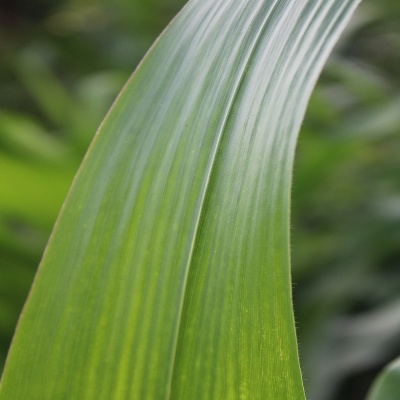
#> input picture projects/00_tih_foundation_weeks_dec2025/Week 2/Day 1/data/healthy102_.jpg, 400 x 400 px; its folder holds only this picture in this run
$ jupyter execute --allow-errors day1.ipynb
#> lines starting #> are read from the running program, lines starting #| are printed output that depends on the picture; long printed decimals are rounded
[cell 1]
import os
import cv2
import numpy as np
import matplotlib.pyplot as plt

# Paths (relative to this notebook)
RAW_DIR = "data"               # images directly inside this folder
PROCESSED_DIR = "processed_images"

# Preprocessing settings
TARGET_SIZE = (224, 224)       # (width, height)
COLOR_MODE = "RGB"             # "RGB", "GRAY", or "BGR"
CROP_CENTER = (200, 200)       # or None
NORMALIZE = True

print("Current working directory:", os.getcwd())
print("Raw data dir exists:", os.path.exists(RAW_DIR))
print("Processed dir will be created at:", PROCESSED_DIR)

[cell 2]
from typing import Tuple, Optional

def preprocess_for_training(
    img: np.ndarray,
    target_size: Tuple[int, int] = (224, 224),
    color_mode: str = "RGB",
    crop_center: Optional[Tuple[int, int]] = None,
    normalize: bool = True
) -> np.ndarray:
    """
    Basic preprocessing pipeline for training images.

    Steps:
    1. Optional center crop.
    2. Resize to target size.
    3. Convert color space (BGR → RGB/GRAY).
    4. Normalize pixel values to [0, 1].

    Parameters
    ----------
    img : np.ndarray
        Image read using cv2.imread() in BGR format.
    target_size : (int, int)
        (width, height)
    color_mode : str
        "RGB", "BGR" or "GRAY".
    crop_center : (int, int) or None
        Optional center crop size (crop_h, crop_w).
    normalize : bool
        If True, scale values to [0, 1].

    Returns
    -------
    np.ndarray
        Preprocessed image.
    """

    # 1️⃣ Optional center crop
    if crop_center is not None:
        crop_h, crop_w = crop_center
        h, w = img.shape[:2]

        crop_h = min(crop_h, h)
        crop_w = min(crop_w, w)

        start_y = (h - crop_h) // 2
        start_x = (w - crop_w) // 2
        img = img[start_y:start_y + crop_h, start_x:start_x + crop_w]

    # 2️⃣ Resize
    target_w, target_h = target_size
    img = cv2.resize(img, (target_w, target_h), interpolation=cv2.INTER_AREA)

    # 3️⃣ Color conversion
    if color_mode.upper() == "RGB":
        img = cv2.cvtColor(img, cv2.COLOR_BGR2RGB)
    elif color_mode.upper() == "GRAY":
        img = cv2.cvtColor(img, cv2.COLOR_BGR2GRAY)
    # if BGR → nothing to change

    # 4️⃣ Normalize
    if normalize:
        img = img.astype(np.float32) / 255.0

    return img


def process_flat_folder(
    input_root,
    output_root,
    target_size=(224, 224),
    color_mode="RGB",
    crop_center=(200, 200),
    normalize=True,
    save_as="png"
):
    """
    Process all images directly inside 'input_root' and save them
    into 'output_root' with the same filenames (but possibly new extension).
    """
    os.makedirs(output_root, exist_ok=True)

    img_files = [
        f for f in os.listdir(input_root)
        if f.lower().endswith((".jpg", ".jpeg", ".png", ".bmp", ".tif", ".tiff"))
    ]

    print(f"Found {len(img_files)} images in '{input_root}'")

    for fname in img_files:
        in_path = os.path.join(input_root, fname)
        img = cv2.imread(in_path)

        if img is None:
            print("Skipping unreadable file:", in_path)
            continue

        processed = preprocess_for_training(
            img,
            target_size=target_size,
            color_mode=color_mode,
            crop_center=crop_center,
            normalize=normalize
        )

        # Convert normalized float image back to uint8 for saving
        save_img = processed
        if normalize:
            save_img = (processed * 255.0).clip(0, 255).astype(np.uint8)

        # If we worked in RGB, convert back to BGR for cv2.imwrite
        if color_mode.upper() == "RGB":
            save_img = cv2.cvtColor(save_img, cv2.COLOR_RGB2BGR)

        base_name = os.path.splitext(fname)[0]
        out_path = os.path.join(output_root, f"{base_name}.{save_as}")

        cv2.imwrite(out_path, save_img)

    print(f"✅ Finished processing. Saved images to '{output_root}'")

[cell 3]
# List image files directly inside RAW_DIR
image_files = [
    f for f in os.listdir(RAW_DIR)
    if f.lower().endswith((".jpg", ".jpeg", ".png", ".bmp", ".tif", ".tiff"))
]

print("Number of images found in data/:", len(image_files))
print("First few images:", image_files[:5])

if len(image_files) == 0:
    raise ValueError(f"No images found in '{RAW_DIR}'. Please put some images there.")

sample_file = image_files[0]
sample_path = os.path.join(RAW_DIR, sample_file)

print("Sample image selected:", sample_file)
print("Sample full path:", sample_path)

[cell 4]
# Read sample image in BGR (OpenCV default)
img_bgr = cv2.imread(sample_path)
#> img_bgr is the input picture: shape (400, 400, 3); mean B, G, R 75.1, 128.9, 106.8
if img_bgr is None:
    raise ValueError("Failed to read the sample image. Check the file path and format.")

# Convert to RGB for displaying using matplotlib
img_rgb = cv2.cvtColor(img_bgr, cv2.COLOR_BGR2RGB)

plt.imshow(img_rgb)
plt.title(f"Raw Image\n{sample_file}")
plt.axis("off")
plt.show()

print("Raw image shape (H, W, C):", img_bgr.shape)
#| Raw image shape (H, W, C): (400, 400, 3)
print("Raw dtype:", img_bgr.dtype)
#| Raw dtype: uint8
print("Raw pixel range: min =", img_bgr.min(), "max =", img_bgr.max())
#| Raw pixel range: min = 12 max = 226

[cell 5]
# Compute the processed image AND show side-by-side in one go

# 1) Run preprocessing
processed = preprocess_for_training(
    img=img_bgr,
    target_size=TARGET_SIZE,
    color_mode=COLOR_MODE,
    crop_center=CROP_CENTER,
    normalize=NORMALIZE
)
#> in preprocess_for_training, `img = img[start_y:start_y + crop_h, start_x:start_x + crop_w]`:
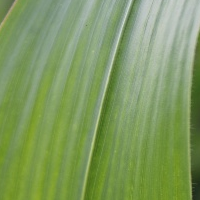
#> img: shape (200, 200, 3); mean of channels 0, 1, 2 96.6, 154.4, 127.5; drawn as B, G, R

print("Processed shape:", processed.shape)
#| Processed shape: (224, 224, 3)
print("Processed dtype:", processed.dtype)
#| Processed dtype: float32
print("Processed pixel range: min =", processed.min(), "max =", processed.max())
#| Processed pixel range: min = 0.07843 max = 0.8549

# 2) Plot raw vs preprocessed
fig, axes = plt.subplots(1, 2, figsize=(10, 5))

# Left: Raw
axes[0].imshow(img_rgb)
axes[0].set_title("Raw Image", fontsize=14)
axes[0].axis("off")

# Right: Preprocessed
if COLOR_MODE.upper() == "RGB":
    show_img = processed
    axes[1].imshow(show_img)
elif COLOR_MODE.upper() == "GRAY":
    show_img = processed
    axes[1].imshow(show_img, cmap="gray")
else:  # BGR => convert to RGB for display
    show_img = cv2.cvtColor(processed, cv2.COLOR_BGR2RGB)
    axes[1].imshow(show_img)

axes[1].set_title("Preprocessed Image", fontsize=14)
axes[1].axis("off")

plt.tight_layout()
plt.show()
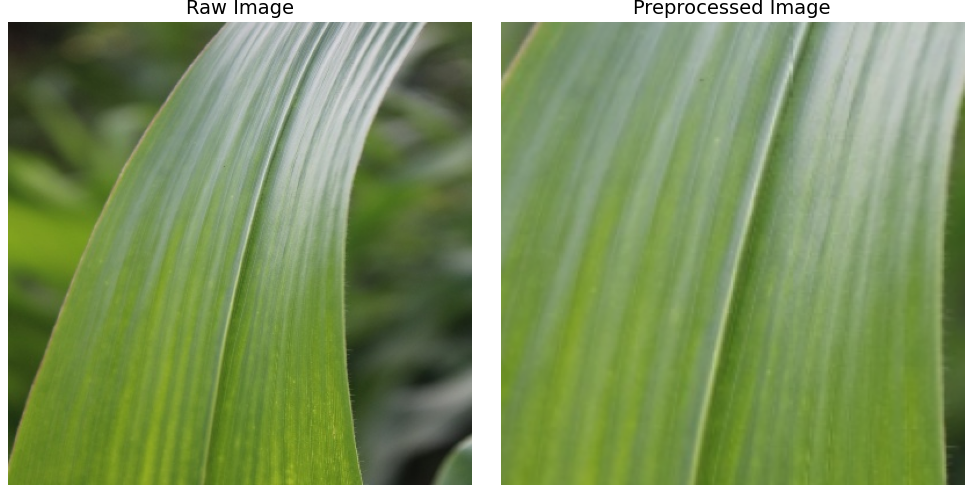
#> figure drawn by matplotlib, 2 panels

[cell 6]
process_flat_folder(
    input_root=RAW_DIR,
    output_root=PROCESSED_DIR,
    target_size=TARGET_SIZE,
    color_mode=COLOR_MODE,
    crop_center=CROP_CENTER,
    normalize=NORMALIZE,
    save_as="png"
)

$ run again, on projects/00_tih_foundation_weeks_dec2025/Week 2/Day 1/data/healthy111_.jpg
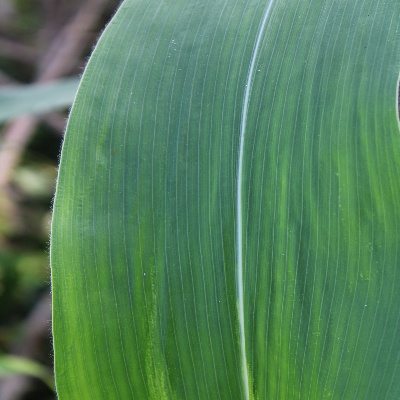
#> input picture projects/00_tih_foundation_weeks_dec2025/Week 2/Day 1/data/healthy111_.jpg, 400 x 400 px
#> img_bgr is the input picture: shape (400, 400, 3); mean B, G, R 92.6, 128.6, 83.8
#| Raw image shape (H, W, C): (400, 400, 3)
#| Raw dtype: uint8
#| Raw pixel range: min = 6 max = 243
#> in preprocess_for_training, `img = img[start_y:start_y + crop_h, start_x:start_x + crop_w]`:
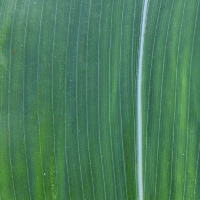
#> img: shape (200, 200, 3); mean of channels 0, 1, 2 93, 126.8, 73.9; drawn as B, G, R
#| Processed shape: (224, 224, 3)
#| Processed dtype: float32
#| Processed pixel range: min = 0.1529 max = 0.8863
#> `plt.show()`:
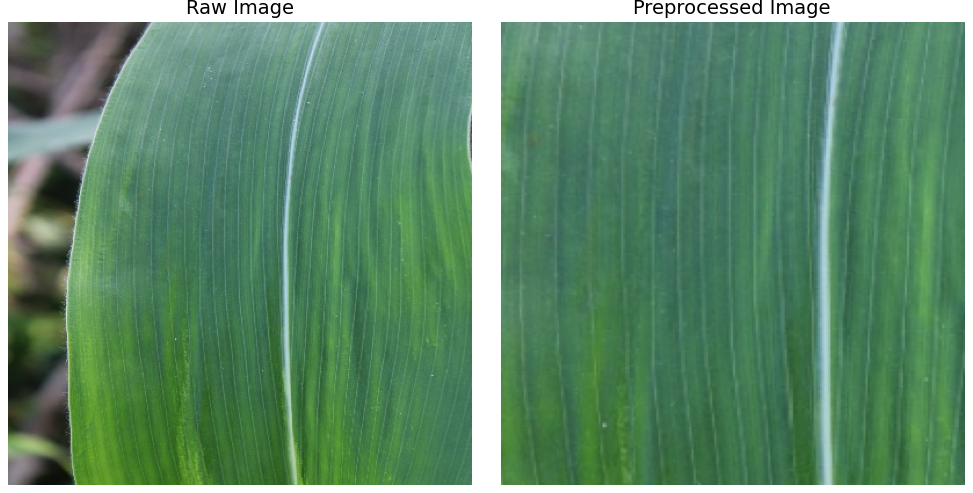
#> figure drawn by matplotlib, 2 panels

$ run again, on projects/00_tih_foundation_weeks_dec2025/Week 2/Day 1/data/healthy103_.jpg
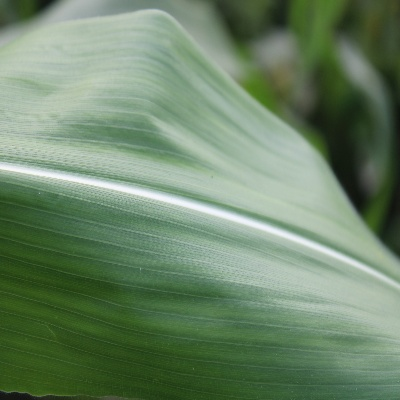
#> input picture projects/00_tih_foundation_weeks_dec2025/Week 2/Day 1/data/healthy103_.jpg, 400 x 400 px
#> img_bgr is the input picture: shape (400, 400, 3); mean B, G, R 104.4, 133, 108.1
#| Raw image shape (H, W, C): (400, 400, 3)
#| Raw dtype: uint8
#| Raw pixel range: min = 8 max = 254
#> in preprocess_for_training, `img = img[start_y:start_y + crop_h, start_x:start_x + crop_w]`:
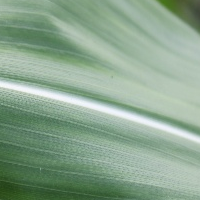
#> img: shape (200, 200, 3); mean of channels 0, 1, 2 141.9, 164.7, 138; drawn as B, G, R
#| Processed shape: (224, 224, 3)
#| Processed dtype: float32
#| Processed pixel range: min = 0.08235 max = 0.9922
#> `plt.show()`:
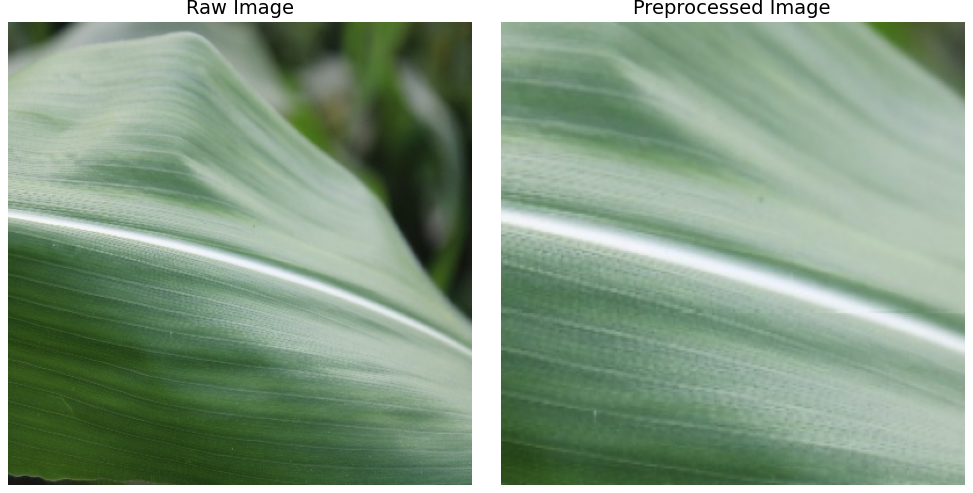
#> figure drawn by matplotlib, 2 panels

$ run again, on projects/00_tih_foundation_weeks_dec2025/Week 2/Day 1/data/healthy107_.jpg
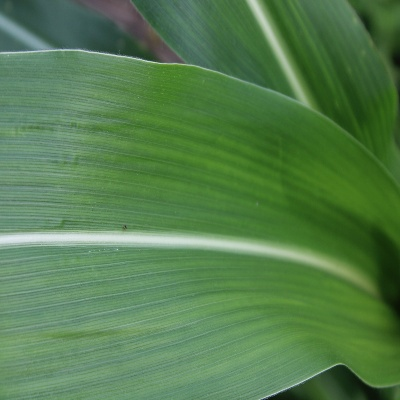
#> input picture projects/00_tih_foundation_weeks_dec2025/Week 2/Day 1/data/healthy107_.jpg, 400 x 400 px
#> img_bgr is the input picture: shape (400, 400, 3); mean B, G, R 77.4, 126, 84.3
#| Raw image shape (H, W, C): (400, 400, 3)
#| Raw dtype: uint8
#| Raw pixel range: min = 3 max = 241
#> in preprocess_for_training, `img = img[start_y:start_y + crop_h, start_x:start_x + crop_w]`:
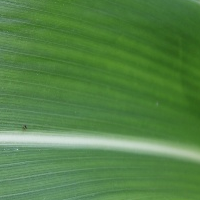
#> img: shape (200, 200, 3); mean of channels 0, 1, 2 69.9, 131.1, 83.4; drawn as B, G, R
#| Processed shape: (224, 224, 3)
#| Processed dtype: float32
#| Processed pixel range: min = 0.08627 max = 0.898
#> `plt.show()`:
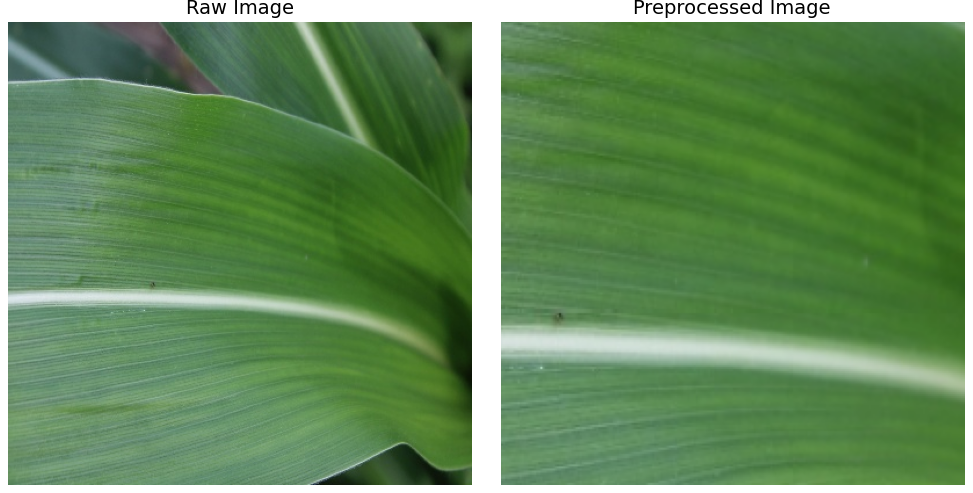
#> figure drawn by matplotlib, 2 panels

$ run again, on projects/00_tih_foundation_weeks_dec2025/Week 2/Day 1/data/healthy110_.jpg
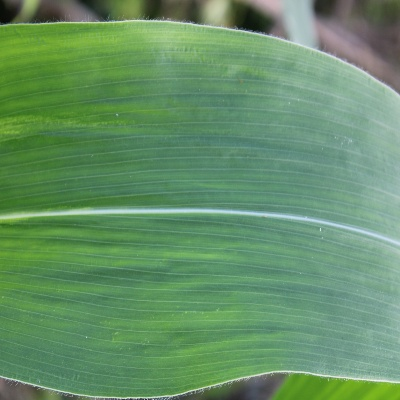
#> input picture projects/00_tih_foundation_weeks_dec2025/Week 2/Day 1/data/healthy110_.jpg, 400 x 400 px
#> img_bgr is the input picture: shape (400, 400, 3); mean B, G, R 103.1, 145.1, 100.7
#| Raw image shape (H, W, C): (400, 400, 3)
#| Raw dtype: uint8
#| Raw pixel range: min = 2 max = 253
#> in preprocess_for_training, `img = img[start_y:start_y + crop_h, start_x:start_x + crop_w]`:
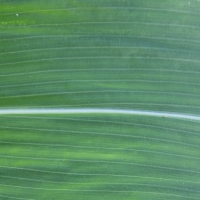
#> img: shape (200, 200, 3); mean of channels 0, 1, 2 105, 142.5, 91.2; drawn as B, G, R
#| Processed shape: (224, 224, 3)
#| Processed dtype: float32
#| Processed pixel range: min = 0.1765 max = 0.9216
#> `plt.show()`:
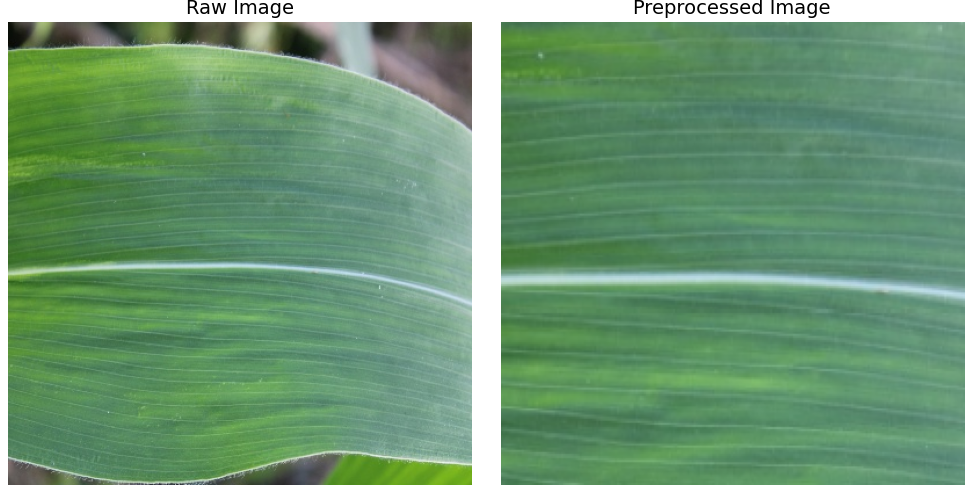
#> figure drawn by matplotlib, 2 panels
